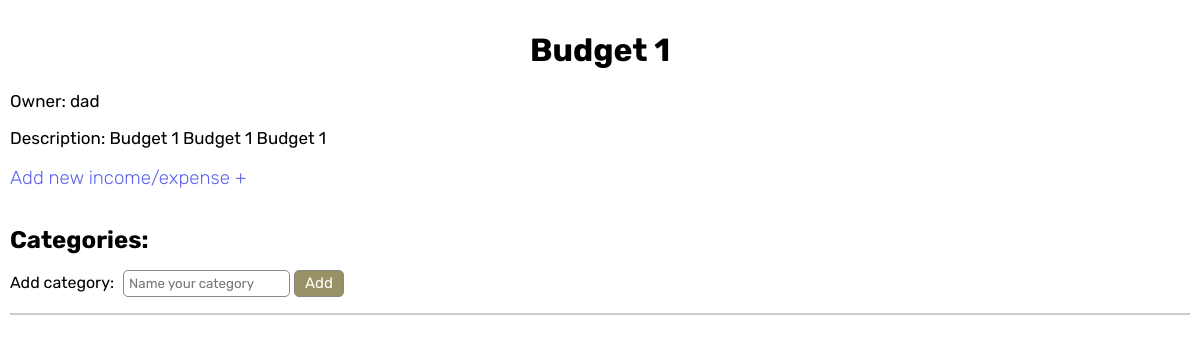
The page /budget/b15b56abdcc147d68d473dac4d7a1cff/ (signed in) on the database as committed earlier.
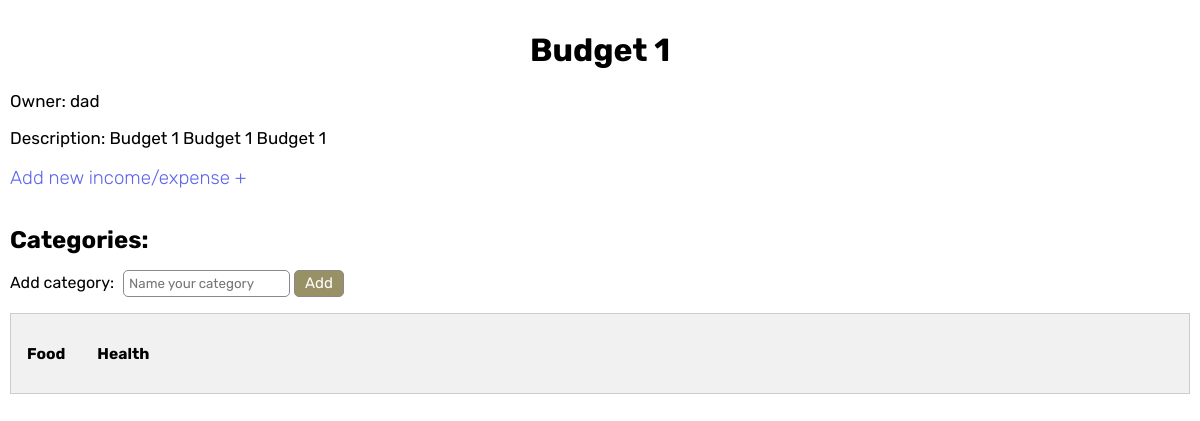
The same page on the database as committed later.
### family_budget/models.py (models this page shows, shortened)
class Budget(models.Model):
    name = models.CharField(max_length=2000, verbose_name='Name', unique=True)
    slug = models.SlugField(null=True, blank=True, max_length=150, unique = True,verbose_name='Link', default=str(uuid.uuid4()).replace('-',''))
    description = models.TextField(max_length=5500, null=True, blank=True, verbose_name='Description')
    owner = models.ForeignKey(Account,null=True, on_delete=models.CASCADE, verbose_name='Owner', blank=True, related_name='budgets_owner')
    added = models.DateTimeField(auto_now_add=True, verbose_name='Added ad' )
    class Meta:
        verbose_name_plural='Budgets'
        verbose_name= 'Budget'
        ordering=['name']

class Category(models.Model):
    name = models.CharField(max_length=200, null=True, blank=True, verbose_name='Name')
    budget = models.ForeignKey(Budget, on_delete=models.CASCADE, verbose_name='Budget')
    def __str__(self):
        return self.name
    class Meta:
        verbose_name_plural='Categories'
        verbose_name= 'Category'
        ordering=['name']

### account/models.py (models this page shows, shortened)
class Account(AbstractBaseUser, PermissionsMixin):
	email 					= models.EmailField(verbose_name="email", max_length=60, unique=True)
	first_name				= models.CharField(max_length=50, blank=True)
	last_name				= models.CharField(max_length=50, blank=True)
	member 					= models.ForeignKey(Family,verbose_name='Family', on_delete=models.DO_NOTHING, null=True, blank=True)
	date_joined				= models.DateTimeField(verbose_name='Registration date', auto_now_add=True)
	last_login				= models.DateTimeField(verbose_name='Last Login', auto_now=True)
	is_admin				= models.BooleanField(default=False)
	is_staff				= models.BooleanField(default=False)
	is_superuser			= models.BooleanField(default=False)
	USERNAME_FIELD = 'email'
	objects = MyAccountManager()
	def get_username_from_email(self):
		return self.email.split('@')[0]

### family_budget/views.py (the view)
# urls.py: path('budget/', views.BudgetList.as_view()),
def budget(request, slug):
    if Budget.objects.filter(slug=slug).exists():
        budget = Budget.objects.get(slug=slug)
        categories = Category.objects.filter(budget=budget)
        budget_items = BudgetItems.objects.filter(budget=budget).order_by('category')
        form = BudgetItemAddForm()
        category_form = CategoryAddForm()
        context = {
            'budget':budget,
            'categories':categories,
            'budget_items': budget_items,
            'form':form,
            'category_form':category_form,
        }
        return render(request, 'budget/budget.html', context)
    else:
        return redirect('family_budget:index')

### family_budget/forms.py
class BudgetItemAddForm(ModelForm):
    class Meta:
        model = BudgetItems
        fields=('name', 'price', 'description', 'budget', 'category', 'currency')
        widgets = {
            'name':forms.TextInput(attrs={'placeholder':'Name your income/expense'}),
            'description':forms.Textarea(attrs={'placeholder':'Write some details (optional)'}),
        }
    def __init__(self, *args, **kwargs):
        super().__init__(*args, **kwargs)
        self.fields['budget'].empty_label = None
        self.fields['category'].empty_label = None

class CategoryAddForm(ModelForm):
    class Meta:
        model = Category
        fields=('name', 'budget')
        widgets = {
            'name':forms.TextInput(attrs={'placeholder':'Name your category'}),
        }
    def __init__(self, *args, **kwargs):
        super().__init__(*args, **kwargs)
        self.fields['budget'].empty_label = None

### family_budget/templates/budget/budget.html (shortened to what this page needs)
{% extends 'others/base.html' %}
{% load static %}
{% block styles %}
<link rel="stylesheet" href="{% static 'css/budget.css' %}">
{% endblock %}
{% block content %}
    <h1 class="budget_name">{{budget.name}}</h1>
    <p class="budget_details">Owner: {{budget.owner.get_username_from_email}}</p>
    <p class="budget_details">Description: {{budget.description}}</p>
    <h3 class="add_new_income_btn">Add new income/expense +</h3>
    <h2 style="margin: 0;">Categories:</h2>
    <form action="{% url 'family_budget:add_category' %}" method="post">
        <p class="add_category_field">Add category: {{category_form.name}}</p>
        <input type="submit" value="Add" class="add_category_field_submit">
    </form>
    <div class="tab">
    {% for category in categories %}
        <button class="tablinks" onclick="openBudgetItem(event, '{{category}}')">
            <h3>{{category}}</h3>
        </button>
    {% endfor %}
    </div>
{% endblock %}

### family_budget/templates/others/base.html (shortened to what this page needs)
{% load static %}
<!DOCTYPE html>
<html lang="en">
<head>
  <link href="{% static 'css/style.css' %}" type="text/css" rel="stylesheet">
  {% block styles %}{% endblock %}
</head>
<body>
    <div class="main">
        {% if request.user.is_authenticated %}
            {% block content %}{% endblock %}
        {% else %}
            <h1 class="user_not_login_greeting">To see Your's family budget, please, <a href="{% url 'account:login' %}">log in</a></h1>
        {% endif %}
    </div>
</body>
</html>

### family_budget/static/css/style.css (style rules this page uses)
* { font-family: 'Rubic' !important; }
:root { --background-color: #b5aa72; --background-color-hover: #999166; --button-color: #77ab7a; --border: #898989; }
body { margin: 0; padding: 0; min-height: 100vh; display:flex; flex-direction:column; overflow-x: hidden; }
.main { padding: 10px; box-sizing: border-box; }

### family_budget/static/css/budget.css (style rules this page uses)
.tab { overflow: hidden; border: 1px solid #ccc; background-color: #f1f1f1; }
.tab button { background-color: inherit; float: left; border: none; outline: none; cursor: pointer; padding: 14px 16px; transition: 0.3s; }
.budget_name { text-align: center; }
.budget_details { font-size: 17px; }
.add_budget_field input, .add_budget_field textarea, select, .add_category_field input { box-sizing: border-box; padding: 5px; border-radius: 5px; border: 1px solid #898989; outline: none; margin-left: 5px; resize: none; max-height: 125px !important; }
.add_new_income_btn { font-weight: lighter; color: #5d64ec; cursor: pointer; }
.add_category_field { display: inline-block; }
.add_category_field_submit { width: 50px; font-size: 15px; border: 1px solid #898989; border-radius: 5px; cursor: pointer; background: var(--background-color); color: #fff; height: 27px; }
.add_category_field_submit { background: var(--background-color-hover); }

Rows that differ between the two databases and show on the page:
added Category: name "Food"
added Category: name "Health"
